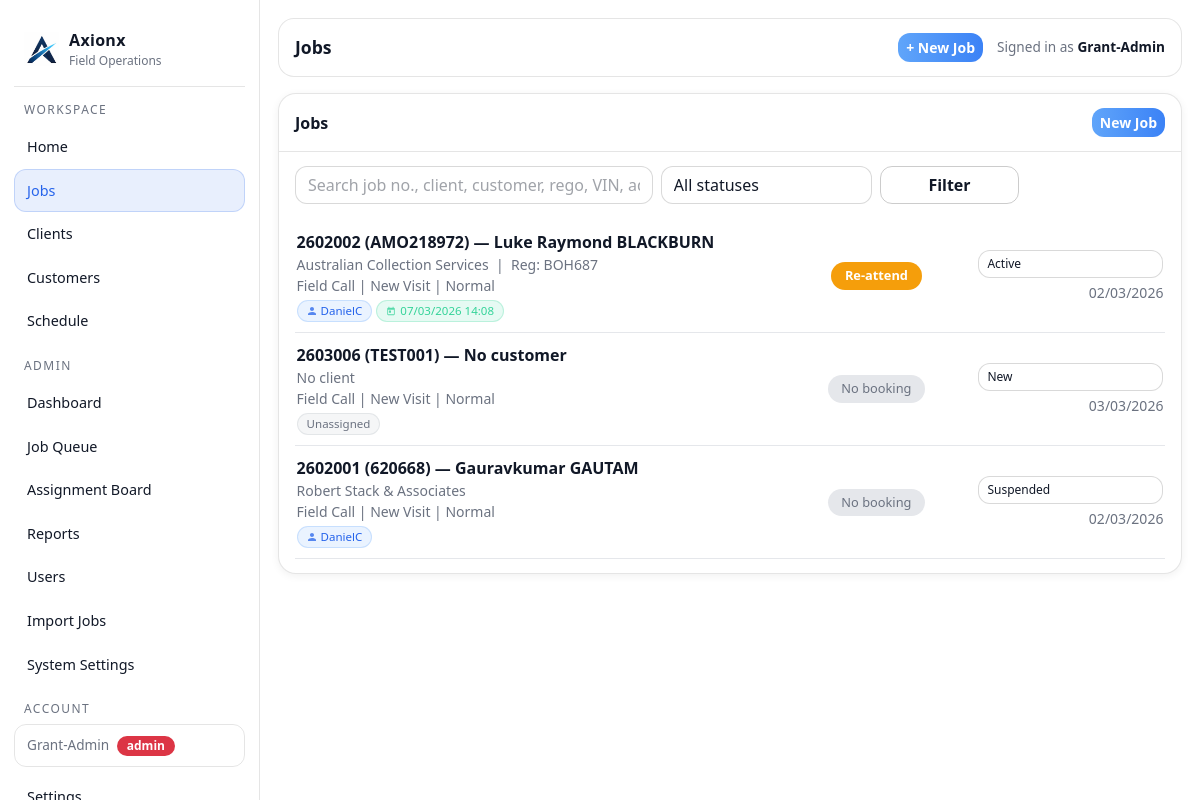
Page /jobs (signed in) on the committed database.
### tables this page shows
CREATE TABLE jobs (
        id INTEGER PRIMARY KEY AUTOINCREMENT,

        internal_job_number TEXT NOT NULL,
        client_reference TEXT,
        display_ref TEXT NOT NULL,

        client_id INTEGER,
        customer_id INTEGER,
        assigned_user_id INTEGER,

        job_type TEXT NOT NULL,
        visit_type TEXT NOT NULL,
        status TEXT NOT NULL,
        priority TEXT NOT NULL,

        job_address TEXT,
        description TEXT,

        created_at TEXT NOT NULL,
        updated_at TEXT NOT NULL, lender_name TEXT, account_number TEXT, regulation_type TEXT, arrears_cents INTEGER, costs_cents INTEGER, mmp_cents INTEGER, job_due_date TEXT, bill_to_client_id INTEGER, payment_frequency TEXT, client_job_number TEXT,

        FOREIGN KEY(client_id) REFERENCES clients(id),
        FOREIGN KEY(customer_id) REFERENCES customers(id),
        FOREIGN KEY(assigned_user_id) REFERENCES users(id)
    );

CREATE TABLE clients (
        id INTEGER PRIMARY KEY AUTOINCREMENT,
        name TEXT NOT NULL,
        phone TEXT,
        email TEXT,
        address TEXT,
        notes TEXT,
        created_at TEXT NOT NULL
    , updated_at TEXT NOT NULL DEFAULT '');

### app.py (the view, shortened to what this page needs)
@app.get("/jobs")
@login_required
def jobs_list():
    status = request.args.get("status", "").strip()
    q = request.args.get("q", "").strip()
    user_id = session.get("user_id")
    role = session.get("role")
    conn = db()
    cur = conn.cursor()
    sql = """
    SELECT j.*,
           c.name AS client_name,
           (cu.first_name || ' ' || cu.last_name) AS customer_name,
           (SELECT ji.reg FROM job_items ji WHERE ji.job_id = j.id AND ji.item_type = 'vehicle' LIMIT 1) AS asset_reg,
           COALESCE(u.full_name, (
               SELECT u2.full_name FROM schedules s2
               JOIN users u2 ON u2.id = s2.assigned_to_user_id
               WHERE s2.job_id = j.id AND s2.status NOT IN ('Cancelled', 'Completed')
               ORDER BY s2.scheduled_for ASC LIMIT 1
           )) AS assigned_name,
           (SELECT s.scheduled_for FROM schedules s
            WHERE s.job_id = j.id AND s.status NOT IN ('Completed', 'Cancelled')
              AND s.scheduled_for >= datetime('now')
            ORDER BY s.scheduled_for ASC LIMIT 1) AS next_scheduled,
           (SELECT bt.name FROM schedules s
            JOIN booking_types bt ON bt.id = s.booking_type_id
            WHERE s.job_id = j.id AND s.status NOT IN ('Completed', 'Cancelled')
              AND s.scheduled_for >= datetime('now')
            ORDER BY s.scheduled_for ASC LIMIT 1) AS next_booking_type,
           (SELECT s.id FROM schedules s
            WHERE s.job_id = j.id AND s.status NOT IN ('Completed', 'Cancelled')
              AND s.scheduled_for >= datetime('now')
            ORDER BY s.scheduled_for ASC LIMIT 1) AS next_sched_id
    FROM jobs j
    LEFT JOIN clients c ON c.id = j.client_id
    LEFT JOIN customers cu ON cu.id = j.customer_id
    LEFT JOIN users u ON u.id = j.assigned_user_id
    WHERE 1=1
    """
    params = []
    if status:
        if status == "Active":
            sql += " AND j.status LIKE 'Active%'"
        else:
            sql += " AND j.status = ?"
            params.append(status)
    sql += " ORDER BY CASE WHEN j.status = 'Invoiced' THEN 1 ELSE 0 END, CASE WHEN next_scheduled IS NULL THEN 1 ELSE 0 END, next_scheduled ASC, j.updated_at DESC"
    cur.execute(sql, params)
    rows = cur.fetchall()
    conn.close()
    statuses = [
        "New",
        "Active",
        "Active - Phone work only",
        "Suspended",
        "Awaiting info from client",
        "Completed",
        "Invoiced"
    ]
    return render_template("jobs.html", jobs=rows, statuses=statuses, status=status, q=q)

### app.py (called while the page is built)
def db():
    conn = sqlite3.connect(DB_PATH)
    conn.row_factory = sqlite3.Row
    return conn

def add_column_if_missing(cur, table, col, coltype):
    cur.execute(f"PRAGMA table_info({table})")
    cols = [r["name"] for r in cur.fetchall()]
    if col not in cols:
        cur.execute(f"ALTER TABLE {table} ADD COLUMN {col} {coltype}")

@app.context_processor
def inject_globals():
    return {
        "GOOGLE_MAPS_API_KEY": os.environ.get("GOOGLE_MAPS_API_KEY", ""),
        "google_maps_api_key": os.getenv("GOOGLE_MAPS_API_KEY", "")
    }

@app.before_request
def _ensure_db():
    init_db()

def login_required(f):
    @wraps(f)
    def wrapper(*args, **kwargs):
        if not session.get("user_id"):
            return redirect(url_for("login"))
        return f(*args, **kwargs)
    return wrapper

### templates/jobs.html (shortened to what this page needs)
{% extends "layout.html" %}
{% block page_title %}Jobs{% endblock %}
{% block content %}
<div class="ax-card">
  <div class="ax-card-h d-flex justify-content-between align-items-center">
    <div>Jobs</div>
    {% if session.get('role') == 'admin' %}<a class="btn btn-primary btn-sm" href="/jobs/new">New Job</a>{% endif %}
  </div>
  <div class="ax-card-b">
    <form class="row g-2 mb-3" method="get">
      <div class="col-12 col-lg-5">
        <input class="form-control" name="q" placeholder="Search job no., client, customer, rego, VIN, address..." value="{{ q }}">
      </div>
      <div class="col-12 col-lg-3">
        <select class="form-select" name="status">
          <option value="">All statuses</option>
        </select>
      </div>
      <div class="col-12 col-lg-2">
        <button class="btn btn-outline-secondary w-100">Filter</button>
      </div>
    </form>
    {% for j in jobs %}
      {% set is_suspended = j.status in ['Suspended', 'Awaiting Instructions'] %}
      {% set bt = j.next_booking_type or '' %}
      {% if is_suspended %}
        {% set badge_color = '#ef4444' %}
      {% elif 'Update' in bt %}
        {% set badge_color = '#2563eb' %}
      {% elif 'New' in bt %}
        {% set badge_color = '#22c55e' %}
      {% elif 'Re-attend' in bt %}
        {% set badge_color = '#f59e0b' %}
      {% else %}
        {% set badge_color = '#9ca3af' %}
      {% endif %}
      <div style="display:flex;align-items:stretch;gap:12px;padding:.65rem .1rem;border-bottom:1px solid #e5e7eb;">
        <a href="/jobs/{{ j.id }}" class="text-decoration-none flex-grow-1" style="min-width:0;color:inherit;">
          <div class="fw-semibold">{{ j.display_ref }} &mdash; {{ j.customer_name or "No customer" }}</div>
          <div class="small" style="color:var(--muted)">
            {{ j.client_name or "No client" }}{% if j.asset_reg %} &nbsp;|&nbsp; Reg: {{ j.asset_reg }}{% endif %}
          </div>
          <div class="small" style="color:var(--muted)">
            {{ j.job_type }} | {{ j.visit_type }} | {{ j.priority }}
          </div>
          <div class="d-flex flex-wrap gap-1 mt-1">
            {% if j.assigned_name %}
              <span style="display:inline-flex;align-items:center;gap:4px;background:rgba(96,165,250,.13);color:var(--accent);border:1px solid rgba(96,165,250,.25);border-radius:999px;padding:1px 9px;font-size:.72rem;font-weight:500;">
                <svg width="10" height="10" viewBox="0 0 24 24" fill="currentColor" style="opacity:.75"><path d="M12 12c2.7 0 4.8-2.1 4.8-4.8S14.7 2.4 12 2.4 7.2 4.5 7.2 7.2 9.3 12 12 12zm0 2.4c-3.2 0-9.6 1.6-9.6 4.8v2.4h19.2v-2.4c0-3.2-6.4-4.8-9.6-4.8z"/></svg>
                {{ j.assigned_name }}
              </span>
            {% else %}
              <span style="display:inline-flex;align-items:center;gap:4px;background:rgba(156,163,175,.1);color:var(--muted);border:1px solid rgba(156,163,175,.2);border-radius:999px;padding:1px 9px;font-size:.72rem;">
                Unassigned
              </span>
            {% endif %}
            {% if j.next_scheduled %}
              <span style="display:inline-flex;align-items:center;gap:4px;background:rgba(52,211,153,.12);color:#34d399;border:1px solid rgba(52,211,153,.25);border-radius:999px;padding:1px 9px;font-size:.72rem;font-weight:500;">
                <svg width="10" height="10" viewBox="0 0 24 24" fill="currentColor" style="opacity:.8"><path d="M19 4h-1V2h-2v2H8V2H6v2H5C3.9 4 3 4.9 3 6v14c0 1.1.9 2 2 2h14c1.1 0 2-.9 2-2V6c0-1.1-.9-2-2-2zm0 16H5V9h14v11zM7 11h5v5H7z"/></svg>
                {{ j.next_scheduled[8:10] }}/{{ j.next_scheduled[5:7] }}/{{ j.next_scheduled[:4] }} {{ j.next_scheduled[11:16] }}
              </span>
            {% endif %}
          </div>
        </a>
        <div style="width:180px;flex-shrink:0;display:flex;flex-direction:column;align-items:center;justify-content:center;gap:6px;text-align:center;">
          {% if bt %}
            <span style="display:inline-block;background:{{ badge_color }};color:#fff;border-radius:999px;padding:.25rem .85rem;font-size:.8rem;font-weight:600;white-space:nowrap;">
              {{ bt }}
            </span>
          {% else %}
            <span style="display:inline-block;background:#e5e7eb;color:#6b7280;border-radius:999px;padding:.25rem .85rem;font-size:.8rem;font-weight:500;white-space:nowrap;">
              No booking
            </span>
          {% endif %}
        </div>
        <div class="text-end flex-shrink-0" style="min-width:110px;display:flex;flex-direction:column;align-items:flex-end;justify-content:center;">
          {% if session.get('role') == 'admin' %}
            <form method="post" action="/jobs/{{ j.id }}/status" style="margin:0;">
              <select name="status" class="form-select form-select-sm"
                      style="font-size:.75rem;min-width:110px;"
                      onchange="this.form.submit()">
                {% for s in statuses %}
                  <option value="{{ s }}" {% if s == j.status %}selected{% endif %}>{{ s }}</option>
                {% endfor %}
              </select>
            </form>
          {% else %}
            <span class="badge bg-secondary">{{ j.status }}</span>
          {% endif %}
          <div class="small mt-1" style="color:var(--muted)">{% if j.updated_at %}{{ j.updated_at[8:10] }}/{{ j.updated_at[5:7] }}/{{ j.updated_at[:4] }}{% endif %}</div>
        </div>
      </div>
    {% else %}
      <div style="color:var(--muted)" class="py-3 text-center">No jobs found.</div>
    {% endfor %}
  </div>
</div>
{% endblock %}

### templates/layout.html (style rules this page uses)
:root { --bg: #ffffff; --panel: #ffffff; --panel2: #f3f4f6; --card: #f9fafb; --text: #111827; --muted: #6b7280; --line: rgba(0,0,0,.10); --accent: #2563eb; --accent2: #16a34a; --danger: #dc2626; }
body { background: #ffffff; color: var(--text); }
body::before { content: ''; position: fixed; inset: 0; background: url('/static/images/axionx-icon.png') center center / 260px auto no-repeat; opacity: .03; pointer-events: none; z-index: 0; }
.ax-card { background: #ffffff; border: 1px solid var(--line); border-radius: 18px; box-shadow: 0 2px 8px rgba(0,0,0,.06); overflow: visible; }
.ax-card .ax-card-h { padding: 14px 16px; border-bottom: 1px solid var(--line); font-weight: 650; }
.ax-card .ax-card-b { padding: 14px 16px; }
.form-control, .form-select { background: #ffffff !important; color: var(--text) !important; border: 1px solid rgba(0,0,0,.15) !important; border-radius: 12px !important; }
.form-control::placeholder { color: rgba(17,24,39,.4); }
.btn { border-radius: 12px; font-weight: 600; }
.btn-primary { background: linear-gradient(90deg, #60a5fa, #3b82f6); border: 0; }
.btn-outline-secondary { border-color: rgba(0,0,0,.20); color: var(--text); }

### rows in the picture
jobs: display_ref "2602002 (AMO218972)", customer_name "Luke Raymond BLACKBURN", name "Australian Collection Services", asset_reg "BOH687", job_type "Field Call", visit_type "New Visit", priority "Normal", assigned_name "DanielC", next_scheduled "07", next_scheduled "03", next_scheduled "2026", next_scheduled "14:08", bt "Re-attend", status "Active", updated_at "02", updated_at "03", updated_at "2026"
jobs: display_ref "2603006 (TEST001)", customer_name "No customer", client_name "No client", job_type "Field Call", visit_type "New Visit", priority "Normal", shows "Unassigned", shows "No booking", status "New", updated_at "03", updated_at "2026"
jobs: display_ref "2602001 (620668)", customer_name "Gauravkumar GAUTAM", name "Robert Stack & Associates", job_type "Field Call", visit_type "New Visit", priority "Normal", assigned_name "DanielC", shows "No booking", status "Suspended", updated_at "02", updated_at "03", updated_at "2026"

### other values in the picture
{{ session.get('user_name') }} "Grant-Admin"
{{ session.get('role') }} "admin"
